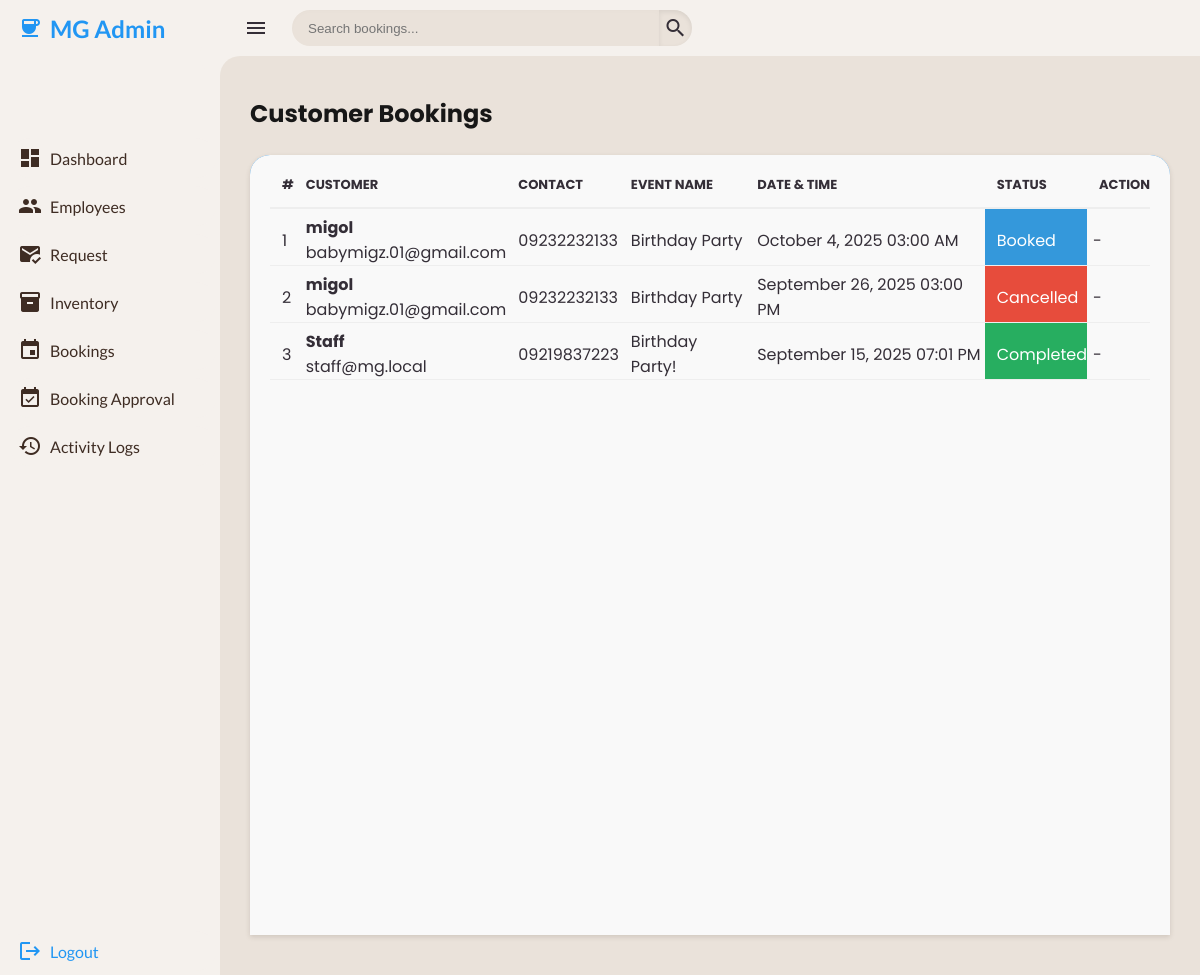
Page /admin/admin-booking-approval.php on the committed database.
### tables this page shows
CREATE TABLE `tbl_event_booking` (
  `event_id` int(11) NOT NULL,
  `customer_name` varchar(100) DEFAULT NULL,
  `customer_email` varchar(100) DEFAULT NULL,
  `customer_contact` varchar(20) DEFAULT NULL,
  `event_name` varchar(100) DEFAULT NULL,
  `event_date` date DEFAULT NULL,
  `event_time` time DEFAULT NULL,
  `event_description` text DEFAULT NULL,
  `event_status` enum('Booked','Cancelled','Completed') NOT NULL,
  `created_at` datetime DEFAULT current_timestamp()
);

### admin/admin-booking-approval.php (the view, shortened to what this page needs)
<?php
require __DIR__ . '/../config/database-connection.php';
$bookings = [];
$sql = "SELECT * FROM tbl_event_booking ORDER BY event_date DESC, event_time DESC";
$result = $conn->query($sql);
if($result){
    while($row = $result->fetch_assoc()){
        $bookings[] = $row;
    }
}
?>
<!DOCTYPE html>
<html lang="en">
<head>
  <link rel="stylesheet" href="../css/style.css">
</head>
<body>
<section class="sidebar">
    <?php include '../includes/admin-sidebar.php'; ?>
</section>
<section class="content" id="content">
    <nav>
        <i class="material-icons icon-menu">menu</i>
        <form action="#">
            <div class="form-input">
                <input type="search" id="bookingSearch" placeholder="Search bookings...">
                <button type="submit" class="search-btn">
                    <i class="material-icons search-icon">search</i>
                </button>
            </div>
        </form>
    </nav>
    <div class="main">
        <div class="head-title">
            <h1>Customer Bookings</h1>
        </div>
        <div class="table-container">
            <div class="table-card">
                <table id="bookingTable">
                    <thead>
                        <tr>
                            <th>#</th>
                            <th>CUSTOMER</th>
                            <th>CONTACT</th>
                            <th>EVENT NAME</th>
                            <th>DATE & TIME</th>
                            <th>STATUS</th>
                            <th>ACTION</th>
                        </tr>
                    </thead>
                    <tbody>
                        <?php if(!empty($bookings)): $counter=1; ?>
                        <?php foreach($bookings as $row): ?>
                        <tr>
                            <td><?= $counter++; ?></td>
                            <td><strong><?= htmlspecialchars($row['customer_name']); ?></strong><br><?= htmlspecialchars($row['customer_email']); ?></td>
                            <td><?= htmlspecialchars($row['customer_contact']); ?></td>
                            <td><?= htmlspecialchars($row['event_name']); ?></td>
                            <td><?= date("F j, Y h:i A", strtotime($row['event_date'].' '.$row['event_time'])); ?></td>
                            <td class="status <?= strtolower(str_replace(' ','-',$row['event_status'])); ?>"><?= htmlspecialchars($row['event_status']); ?></td>
                            <td>
                                <?php if($row['event_status']=='Pending Approval'): ?>
                                    <button class="action-btn approve" data-id="<?= $row['booking_id']; ?>">Approve</button>
                                    <button class="action-btn decline" data-id="<?= $row['booking_id']; ?>">Decline</button>
                                <?php else: ?>
                                    <span>-</span>
                                <?php endif; ?>
                            </td>
                        </tr>
                        <?php endforeach; ?>
                        <?php else: ?>
                        <tr><td colspan="7">No bookings found</td></tr>
                        <?php endif; ?>
                    </tbody>
                </table>
            </div>
        </div>
    </div>
</section>
</body>
</html>

### css/components/sidebar.css (style rules this page uses)
.sidebar { position: fixed; top: 0; left: 0; width: 220px; height: 100%; background: var(--container-bg-color); z-index: 1000; font-family: 'Lato', sans-serif; transition: .3s ease; overflow-x: hidden; scrollbar-width: none; }

### css/components/badge.css (style rules this page uses)
:root { --badge-new: #3498db; --badge-active: #27ae60; --badge-inactive: #95a5a6; }
.status.booked { background: #3498db; color: #fff; }
.status.cancelled { background: #e74c3c; color: #fff; }
.status.completed { background: #27ae60; color: #fff; }

### css/components/breadcrumb.css (style rules this page uses)
.head-title { display: flex; align-items: center; justify-content: space-between; grid-gap: 16px; flex-wrap: wrap; }

### css/components/forrm-request.css (style rules this page uses)
:root { --req-bg: #ffffff; --req-dark: #222222; --req-blue: #0077cc; --req-grey: #dcdcdc; --req-light-grey: #f5f5f5; --req-shadow: rgba(0, 0, 0, 0.25); --req-success: #28a745; --req-error: #dc3545; --req-radius: 8px; --req-input-height: 42px; }

### css/components/navbar.css (style rules this page uses)
nav { height: 56px; background: var(--container-bg-color); padding: 0 24px; display: flex; align-items: center; grid-gap: 24px; font-family: var(--lato); position: sticky; top: 0; left: 0; z-index: 1000; }
nav::before { content: ''; position: absolute; width: 40px; height: 40px; bottom: -40px; left: 0; border-radius: 50%; box-shadow: -20px -20px 0 var(--container-bg-color); }
.icon-menu { cursor: pointer; color: var(--dark); }
form { max-width: 400px; width: 100%; margin-right: auto; }
.form-input { display: flex; align-items: center; height: 36px; }
.form-input input { flex-grow: 1; padding: 0 16px; height: 100%; border: none; background: var(--secondary-bg-color); border-radius: 36px 0 0 36px; outline: none; width: 100%; color: var(--dark); box-shadow: inset 0 2px 5px rgba(0,0,0,0.01); transition: box-shadow 0.3s ease; }
.form-input button { width: 36px; height: 100%; display: flex; justify-content: center; align-items: center; background: var(--secondary-bg-color); color: var(--dark); font-size: 18px; border: none; outline: none; border-radius: 0 36px 36px 0; cursor: pointer; box-shadow: inset 0 2px 5px rgba(0,0,0,0.08); transition: box-shadow 0.3s ease, background-color 0.3s ease; }

### css/components/table.css (style rules this page uses)
.table-container { display: flex; flex-direction: column; flex-wrap: nowrap; margin-top: 24px; background-color: var(--blue); color: var(--dark); min-height: 780px; box-sizing: border-box; border-radius: 20px; }
.table-card { overflow: visible; flex: 1; background: var(--light); overflow-x: auto; padding: 20px 20px 0 20px; border-radius: 20px 20px 0 0; box-shadow: 0 2px 5px rgba(62,44,35,0.15); }
.table-card table { width: 100%; border-collapse: collapse; }
.table-card table th { padding-bottom: 12px; padding-left: 12px; font-size: 13px; text-align: left; border-bottom: 2px solid var(--grey); }
.table-card table td { position: relative; overflow: visible; padding-top: 6px; height: 56px; padding-left: 12px; border-bottom: 1px solid var(--grey); }
.table-card table tr td:first-child { align-items: center; position: relative; grid-gap: 12px; padding-left: 12px; object-fit: cover; }
.table-card table tr td:last-child { align-items: center; position: relative; grid-gap: 12px; padding-left: 6px; object-fit: cover; }

### rows in the picture
tbl_event_booking: customer_name "migol", customer_email "babymigz.01@gmail.com", customer_contact "09232232133", event_name "Birthday Party", event_date+event_time "October 4, 2025 03:00 AM", event_status "Booked"
tbl_event_booking: customer_name "migol", customer_email "babymigz.01@gmail.com", customer_contact "09232232133", event_name "Birthday Party", event_date+event_time "September 26, 2025 03:00 PM", event_status "Cancelled"
tbl_event_booking: customer_name "Staff", customer_email "staff@mg.local", customer_contact "09219837223", event_name "Birthday Party!", event_date+event_time "September 15, 2025 07:01 PM", event_status "Completed"
